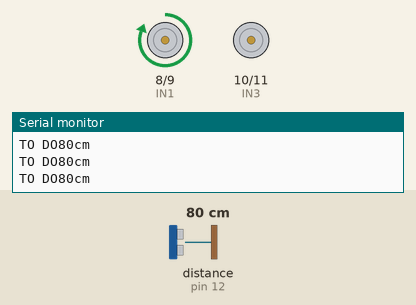
This sketch was run on a simulated Arduino Uno, built with avr-gcc and run on an emulated ATmega328P. On the bench: motor-driver pin pairs drawn as motors (green arrow = first pin HIGH = forward, orange = second pin HIGH = backward, longer = more drive, scaled by the enable pin), the last lines printed to the serial monitor. Wiring (inferred from the names in the program): ultrasonic range finder: trigger pin 13; echo pin 12. The test bench sets the inputs (shaded band); at power-on: distance to the obstacle (sensor on pin 12) 80 cm. The echo pulse lasts 58.3 µs per cm.

Above: at 1.2 s.
1.3 s: distance to the obstacle (sensor on pin 12) set to 95 cm
2.8 s: distance to the obstacle (sensor on pin 12) set to 105 cm
At 3.1 s:
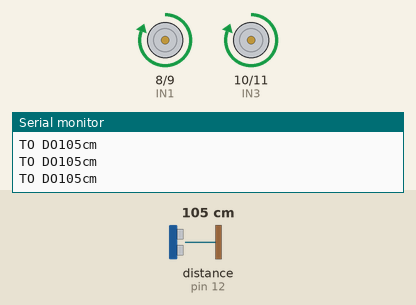
4.3 s: distance to the obstacle (sensor on pin 12) set to 2 cm
At 5.3 s:
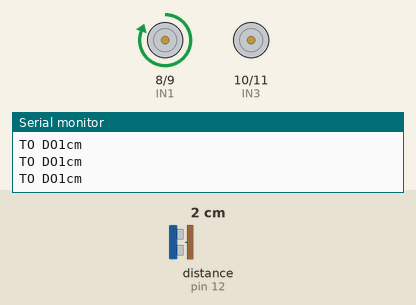
5.8 s: distance to the obstacle (sensor on pin 12) set to 120 cm
At 6.5 s:
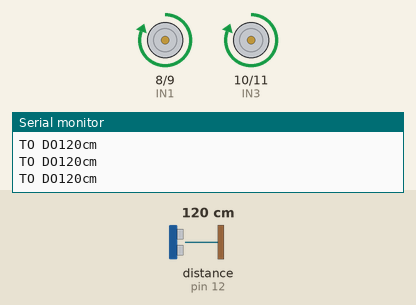
Timing chart, 0 to 8.8 s (numbered marks = the images above; inputs shaded):
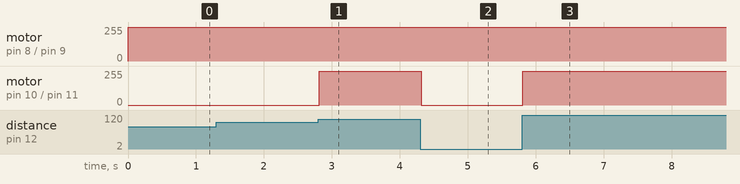

Measured:
- the behaviour switches between 100 and 101 cm on distance to the obstacle (sensor on pin 12) (found by bisection; images 0 and 1)
- after the input at 2.8 s, motor on pin 10 (IN3) / pin 11 (IN4): stopped → forward 255/255 at once
- after the input at 4.3 s, motor on pin 10 (IN3) / pin 11 (IN4): forward 255/255 → stopped at once
- after the input at 5.8 s, motor on pin 10 (IN3) / pin 11 (IN4): stopped → forward 255/255 at once

The sketch:

Aspirador.ino
```cpp
int IN1 = 8;
int IN2 = 9;
int IN3 = 10;
int IN4 = 11;
int IN5 = 0;
int IN6 = 1;
int ENA = 6;
int ENB = 5;

int trig_pin = 13;
int echo_pin = 12;
long cm = 0;


void setup()
{
  	Serial.begin(9600);
	pinMode(IN1, OUTPUT);
	pinMode(IN2, OUTPUT);
	pinMode(IN3, OUTPUT);
	pinMode(IN4, OUTPUT);
}

void loop()
{
  chamaAPIdeIA();
  cm = readUltrasonicDistance(trig_pin, echo_pin);

  Serial.print(cm);
  Serial.println("cm");

  digitalWrite(IN5, HIGH);
  //digitalWrite(IN6, LOW);

  if (cm <= 100) {

	analogWrite(ENA,255);
	analogWrite(ENB,255);
	digitalWrite(IN1, HIGH);
	digitalWrite(IN2, LOW);
	digitalWrite(IN3, LOW);
	digitalWrite(IN4, LOW);
  }
  else
  {
	analogWrite(ENA,255);
  	analogWrite(ENB,255);
	digitalWrite(IN1, HIGH);
	digitalWrite(IN2, LOW);
	digitalWrite(IN3, HIGH);
	digitalWrite(IN4, LOW);
  }


  //delay(100); // Wait for 100 millisecond(s)
}

long readUltrasonicDistance(int triggerPin, int echoPin)
{
  pinMode(triggerPin, OUTPUT);  // Clear the trigger
  digitalWrite(triggerPin, LOW);
  delayMicroseconds(2);
  // Sets the trigger pin to HIGH state for 10 microseconds
  digitalWrite(triggerPin, HIGH);
  delayMicroseconds(10);
  digitalWrite(triggerPin, LOW);
  pinMode(echoPin, INPUT);
  // Reads the echo pin, and returns the sound wave travel time in microseconds *0.01723
  return (pulseIn(echoPin, HIGH)*0.01723);

}

void chamaAPIdeIA () {
  Serial.print("TO DO");
}
```
